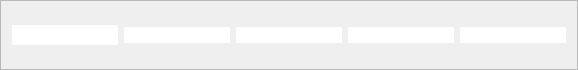
            <widget class="QFrame" name="frame_29">
             <property name="maximumSize">
              <size>
               <width>16777215</width>
               <height>70</height>
              </size>
             </property>
             <property name="frameShape">
              <enum>QFrame::StyledPanel</enum>
             </property>
             <property name="frameShadow">
              <enum>QFrame::Raised</enum>
             </property>
             <layout class="QHBoxLayout" name="horizontalLayout_24">
              <item>
               <widget class="QLineEdit" name="input_19">
                <property name="frame">
                 <bool>false</bool>
                </property>
                <property name="echoMode">
                 <enum>QLineEdit::NoEcho</enum>
                </property>
                <property name="dragEnabled">
                 <bool>false</bool>
                </property>
                <property name="readOnly">
                 <bool>true</bool>
                </property>
               </widget>
              </item>
              <item>
               <widget class="QLineEdit" name="input_20">
                <property name="styleSheet">
                 <string notr="true">color: rgb(249, 249, 249);</string>
                </property>
                <property name="frame">
                 <bool>false</bool>
                </property>
                <property name="echoMode">
                 <enum>QLineEdit::NoEcho</enum>
                </property>
                <property name="dragEnabled">
                 <bool>true</bool>
                </property>
                <property name="readOnly">
                 <bool>true</bool>
                </property>
               </widget>
              </item>
              <item>
               <widget class="QLineEdit" name="input_21">
                <property name="styleSheet">
                 <string notr="true">color: rgb(249, 249, 249);</string>
                </property>
                <property name="frame">
                 <bool>false</bool>
                </property>
                <property name="echoMode">
                 <enum>QLineEdit::NoEcho</enum>
                </property>
                <property name="dragEnabled">
                 <bool>true</bool>
                </property>
                <property name="readOnly">
                 <bool>true</bool>
                </property>
               </widget>
              </item>
              <item>
               <widget class="QLineEdit" name="input_22">
                <property name="styleSheet">
                 <string notr="true">color: rgb(249, 249, 249);</string>
                </property>
                <property name="frame">
                 <bool>false</bool>
                </property>
                <property name="echoMode">
                 <enum>QLineEdit::NoEcho</enum>
                </property>
                <property name="dragEnabled">
                 <bool>true</bool>
                </property>
                <property name="readOnly">
                 <bool>true</bool>
                </property>
               </widget>
              </item>
              <item>
               <widget class="QLineEdit" name="input_23">
                <property name="styleSheet">
                 <string notr="true">color: rgb(249, 249, 249);</string>
                </property>
                <property name="frame">
                 <bool>false</bool>
                </property>
                <property name="echoMode">
                 <enum>QLineEdit::NoEcho</enum>
                </property>
                <property name="dragEnabled">
                 <bool>true</bool>
                </property>
                <property name="readOnly">
                 <bool>true</bool>
                </property>
               </widget>
              </item>
             </layout>
            </widget>
